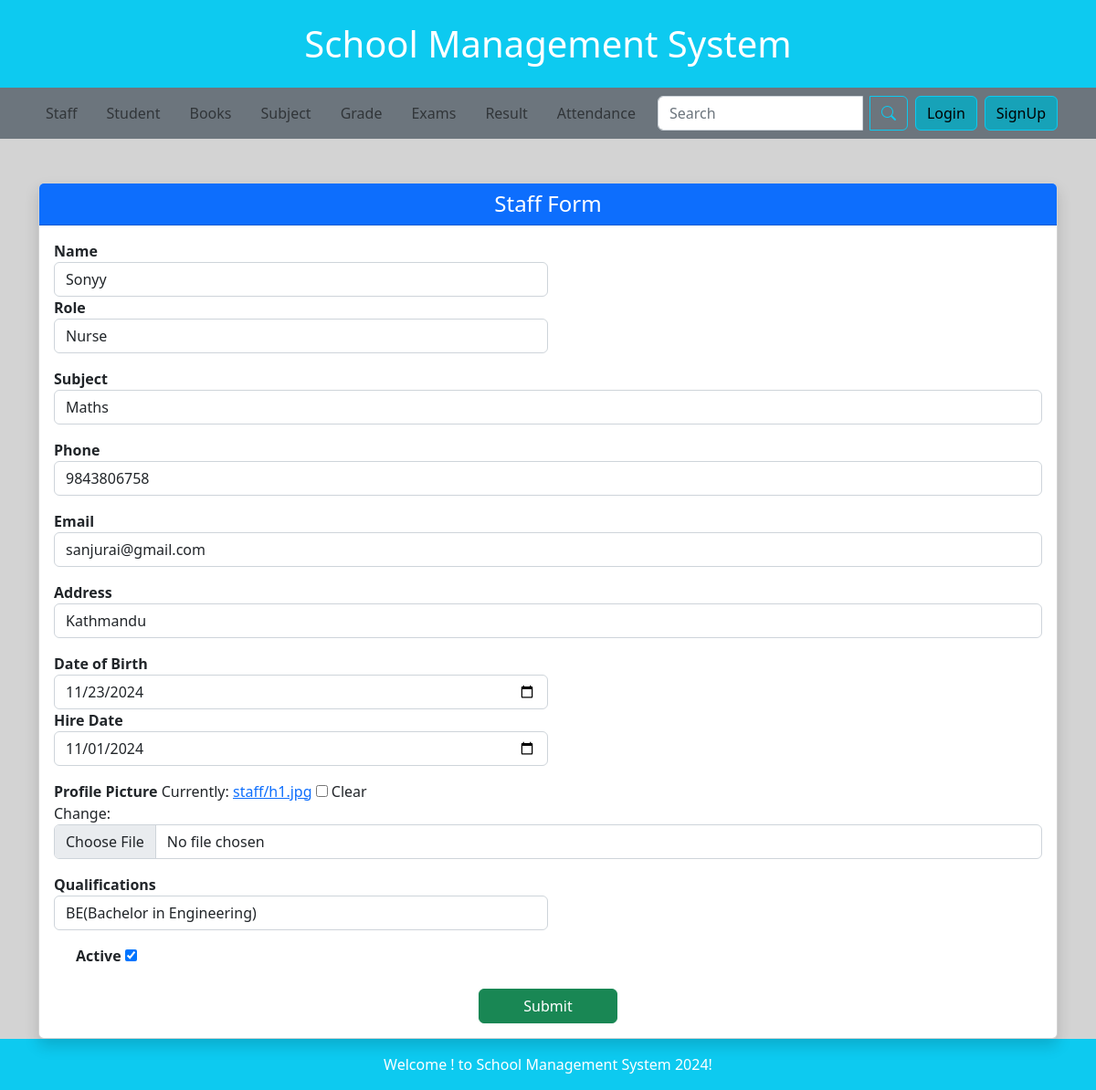
/staff/2update, run on the app's committed database.
### smsapp/models.py (models this page shows, shortened)
class DateTimeModel(models.Model):
    created_at = models.DateTimeField(auto_now_add=True)
    updated_at = models.DateTimeField(auto_now=True)
    class Meta:
        abstract = True  # This makes DateTimeModel an abstract base class

class Staff(DateTimeModel):
    ROLE_CHOICES = [
        ('Teacher', 'Teacher'),
        ('Librarian', 'Librarian'),
        ('Music Teacher', 'Music Teacher'),
        ('Nurse', 'Nurse'),
        ('Security Guard', 'Security Guard'),
        ('Janitor', 'Janitor'),
        ('Physical Education Teacher', 'Physical Education Teacher'),
        ('Finance Officer', 'Finance Officer'),
        ('IT Administrator', 'IT Administrator'),
        ('Administrative Officer', 'Administrative Officer'),
        ('Principal', 'Principal'),
        ('Vice Principal', 'Vice Principal'),
        ('Transport Coordinator', 'Transport Coordinator'),
    ]
    name = models.CharField(max_length=100)
    role = models.CharField(max_length=50, choices=ROLE_CHOICES, default='Teacher')
    subject = models.ForeignKey(Subject, on_delete=models.CASCADE, blank=True, null=True)
    phone = models.CharField(max_length=15, blank=True, null=True)  # Changed to CharField
    email = models.EmailField(unique=True)
    address = models.CharField(max_length=50, blank=True, null=True)
    date_of_birth = models.DateField(blank=True, null=True)
    hire_date = models.DateField()
    profile_picture = models.ImageField(upload_to='staff/', blank=True, null=True)
    is_active = models.BooleanField(default=True)
    department = models.CharField(max_length=100, blank=True, null=True)
    qualifications = models.TextField(blank=True, null=True)

### smsapp/views.py (the view, shortened to what this page needs)
# urls.py: path('staff/<int:id>update', StaffUpdateView.as_view(), name='staff_update'),
class StaffUpdateView(TemplateView):
    template_name = "staff/create.html"
    def get_context_data(self,*args, **kwargs):
        context = super().get_context_data(**kwargs)
        staff_id = self.kwargs.get('id')
        staff = Staff.objects.get(id=staff_id)
        context['forms'] = StaffForm(instance=staff)
        return context

### smsapp/models.py (called while the page is built)
    def __str__(self):
        return self.name

### templates/staff/create.html (shortened to what this page needs)
{% extends 'home.html' %}
{% load static %}
{% block mainblock %}
<div class="container mt-5">
    <div class="card shadow">
        <div class="card-header bg-primary text-white text-center">
            <h4 class="mb-0">Staff Form</h4>
        </div>
        <div class="card-body">
            <form method="POST" enctype="multipart/form-data">
                <div class="form-row mb-3">
                    <div class="form-group col-md-6">
                        <label for="name" class="fw-bold">Name</label>
                        {{ forms.name }}
                    </div>
                    <div class="form-group col-md-6">
                        <label for="role" class="fw-bold">Role</label>
                        {{ forms.role }}
                    </div>
                </div>
                <div class="form-group mb-3">
                    <label for="subject" class="fw-bold">Subject</label>
                    {{ forms.subject }}
                </div>
                <div class="form-group mb-3">
                    <label for="phone" class="fw-bold">Phone</label>
                    {{ forms.phone }}
                </div>
                <div class="form-group mb-3">
                    <label for="email" class="fw-bold">Email</label>
                    {{ forms.email }}
                </div>
                <div class="form-group mb-3">
                    <label for="address" class="fw-bold">Address</label>
                    {{ forms.address }}
                </div>
                <div class="form-row mb-3">
                    <div class="form-group col-md-6">
                        <label for="date_of_birth" class="fw-bold">Date of Birth</label>
                        {{ forms.date_of_birth }}
                    </div>
                    <div class="form-group col-md-6">
                        <label for="hire_date" class="fw-bold">Hire Date</label>
                        {{ forms.hire_date }}
                    </div>
                </div>
                <div class="form-group mb-3">
                    <label for="profile_picture" class="fw-bold">Profile Picture</label>
                    {{ forms.profile_picture }}
                </div>
                <div class="form-row mb-3">
                    <div class="form-group col-md-6">
                        <label for="qualification" class="fw-bold">Qualifications</label>
                        {{ forms.qualifications }}
                    </div>
                </div>
                <div class="form-group form-check mb-3">
                    <label class="form-check-label fw-bold" for="is_active">
                        Active
                        {{ forms.is_active }}
                    </label>
                </div>
                <div class="text-center mt-4">
                    <button type="submit" class="btn btn-success px-5">Submit</button>
                </div>
            </form>
        </div>
    </div>
</div>
{% endblock %}

### templates/home.html (style rules this page uses)
body { background-color: lightgray; }

### data on the page
Staff: name "Sonyy", role "Nurse", subject "Maths", phone "9843806758", email "sanjurai@gmail.com", address "Kathmandu", date_of_birth "11/23/2024", hire_date "11/01/2024", qualifications "BE(Bachelor in Engineering)", is_active "☑"
